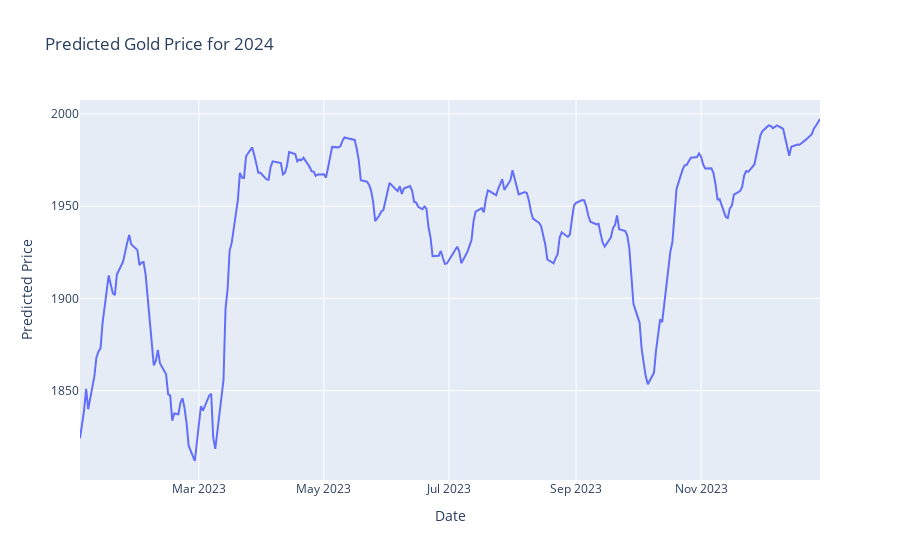

Notebook cell for this chart:
### Code cell
import matplotlib.pyplot as plt
import plotly.express as px

# رسم البيانات المتنبأ بها والبيانات الفعلية لعام 2024 باستخدام Matplotlib
plt.figure(figsize=(10, 6))
plt.plot(df['Date'].iloc[-test_size:], y_test_true, color='blue', lw=2, label='Actual Price')
plt.plot(df['Date'].iloc[-test_size:], y_test_pred, color='red', lw=2, label='Predicted Price')
plt.title('Gold Price Prediction for 2024')
plt.xlabel('Date')
plt.ylabel('Price')
plt.legend()
plt.grid(True)
plt.show()

# إنشاء DataFrame للبيانات المتوقعة لعام 2024
predicted_data_2024 = pd.DataFrame({'Date': df['Date'].iloc[-test_size:], 'Predicted Price': y_test_pred.flatten()})

# رسم البيانات المتوقعة لعام 2024 باستخدام Plotly
fig = px.line(predicted_data_2024, x='Date', y='Predicted Price', title='Predicted Gold Price for 2024')
fig.show()

### Figure 1 — Plotly figure (JSON) as saved in the notebook; plotly's stock layout.template omitted (floating-point values rounded to 4 significant figures; data arrays with more than 128 entries replaced by an {"elided": "..."} marker saying what was removed)
{"data": [{"hovertemplate": "Date=%{x}<br>Predicted Price=%{y}<extra></extra>", "legendgroup": "", "line": {"color": "#636efa", "dash": "solid"}, "marker": {"symbol": "circle"}, "mode": "lines", "name": "", "orientation": "v", "showlegend": false, "type": "scatter", "x": {"elided": "264 str values"}, "xaxis": "x", "y": {"elided": "264 float values"}, "yaxis": "y"}], "layout": {"legend": {"tracegroupgap": 0}, "title": {"text": "Predicted Gold Price for 2024"}, "xaxis": {"anchor": "y", "domain": [0, 1], "title": {"text": "Date"}}, "yaxis": {"anchor": "x", "domain": [0, 1], "title": {"text": "Predicted Price"}}}}
